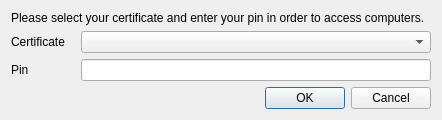
<?xml version="1.0" encoding="UTF-8"?>
<ui version="4.0">
 <class>SmartCardDialog</class>
 <widget class="QDialog" name="SmartCardDialog">
  <property name="windowTitle">
   <string>Veyon SmartCard Logon</string>
  </property>
  <property name="windowIcon">
   <iconset resource="../core.qrc">
    <normaloff>:/resources/application-x-pem-key.png</normaloff>:/resources/application-x-pem-key.png</iconset>
  </property>
  <layout class="QVBoxLayout" name="verticalLayout">
   <item>
    <widget class="QLabel" name="label">
     <property name="text">
      <string>Please select your certificate and enter your pin in order to access computers.</string>
     </property>
     <property name="wordWrap">
      <bool>true</bool>
     </property>
    </widget>
   </item>
   <item>
    <layout class="QGridLayout" name="gridLayout">
     <property name="horizontalSpacing">
      <number>16</number>
     </property>
     <item row="0" column="0">
      <widget class="QLabel" name="label_2">
       <property name="text">
        <string>Certificate</string>
       </property>
      </widget>
     </item>
     <item row="0" column="1">
      <widget class="QComboBox" name="certificateList">
       <property name="minimumSize">
        <size>
         <width>350</width>
         <height>0</height>
        </size>
       </property>
      </widget>
     </item>
     <item row="1" column="0">
      <widget class="QLabel" name="label_3">
       <property name="text">
        <string>Pin</string>
       </property>
      </widget>
     </item>
     <item row="1" column="1">
      <widget class="QLineEdit" name="pin">
       <property name="echoMode">
        <enum>QLineEdit::Password</enum>
       </property>
      </widget>
     </item>
    </layout>
   </item>
   <item>
    <widget class="QDialogButtonBox" name="buttonBox">
     <property name="standardButtons">
      <set>QDialogButtonBox::Cancel|QDialogButtonBox::Ok</set>
     </property>
    </widget>
   </item>
  </layout>
 </widget>
 <resources>
  <include location="../core.qrc"/>
 </resources>
 <connections>
  <connection>
   <sender>buttonBox</sender>
   <signal>accepted()</signal>
   <receiver>SmartCardDialog</receiver>
   <slot>accept()</slot>
   <hints>
    <hint type="sourcelabel">
     <x>206</x>
     <y>137</y>
    </hint>
    <hint type="destinationlabel">
     <x>169</x>
     <y>79</y>
    </hint>
   </hints>
  </connection>
  <connection>
   <sender>buttonBox</sender>
   <signal>rejected()</signal>
   <receiver>SmartCardDialog</receiver>
   <slot>reject()</slot>
   <hints>
    <hint type="sourcelabel">
     <x>206</x>
     <y>137</y>
    </hint>
    <hint type="destinationlabel">
     <x>169</x>
     <y>79</y>
    </hint>
   </hints>
  </connection>
  <connection>
   <sender>pin</sender>
   <signal>textChanged(QString)</signal>
   <receiver>SmartCardDialog</receiver>
   <slot>updateOkButton()</slot>
   <hints>
    <hint type="sourcelabel">
     <x>204</x>
     <y>107</y>
    </hint>
    <hint type="destinationlabel">
     <x>169</x>
     <y>78</y>
    </hint>
   </hints>
  </connection>
 </connections>
 <slots>
  <slot>updateOkButton()</slot>
  <slot>reloadCertificateList()</slot>
 </slots>
</ui>
